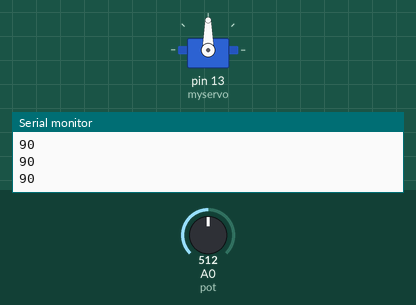
The sketch below on a simulated Arduino Uno, built with avr-gcc and run on an emulated ATmega328P. Shown: servo, the last lines printed to the serial monitor. The inputs (shaded band) are chosen by the test bench; at power-on: A0 (pot) = 512.

Above: at 1.2 s.
1.3 s: A0 (pot) set to 716
At 2.5 s:
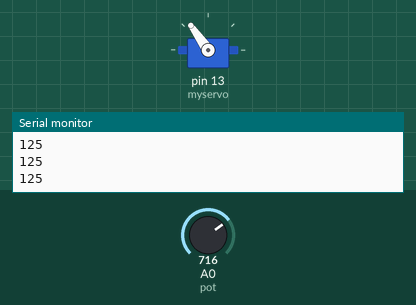
2.8 s: A0 (pot) set to 900
At 3.6 s:
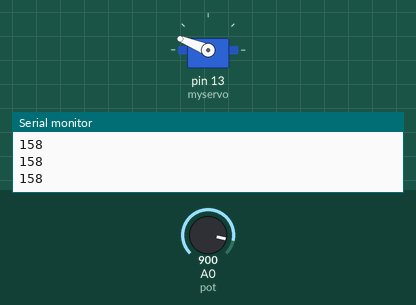
4.3 s: A0 (pot) set to 1023
At 4.7 s:
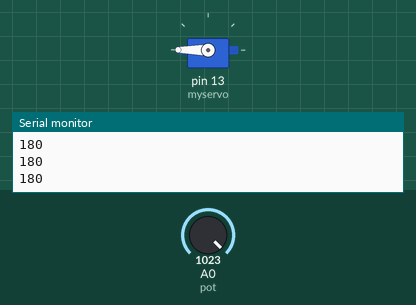
5.8 s: A0 (pot) set to 306
At 6.2 s:
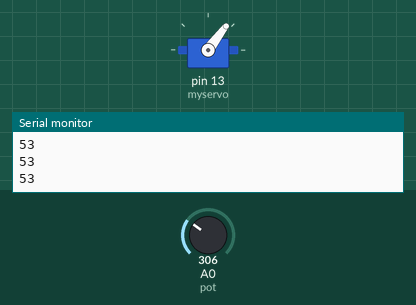
7.3 s: A0 (pot) set to 122
At 8.2 s:
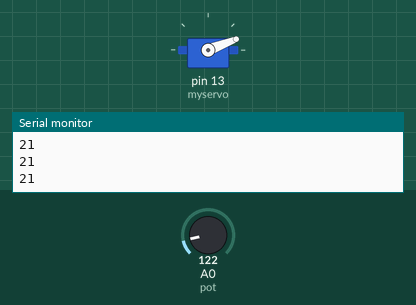
8.8 s: A0 (pot) set to 0
At 9.4 s:
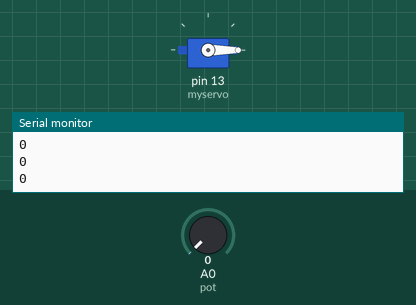
Timing chart, 0 to 11.3 s (numbered marks = the images above; inputs shaded):
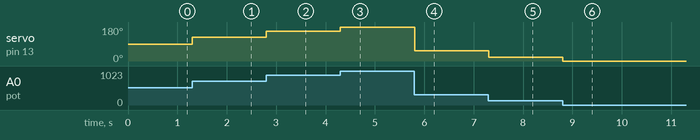

The sketch:

codingan.ino
```cpp
#include <Servo.h>

Servo myservo;

int pot = A0;
int var;

void setup(){
Serial.begin(9600);
myservo.attach(13);//penggunaan data pada pin 3 sebagai keluaran PWM
}

void loop(){
var = analogRead(pot); //pembacaan potensiometer dengan nilai 0-1023
var = map (var, 00, 1023, 00, 180); //mengubah nilai 0-1023 menjadi 0-180 derajat
myservo.write(var);
delay(10);
Serial.println(var);
}
```

Measured:
- after the input at 1.3 s, servo on pin 13 (myservo): 90° → 125° at once
- after the input at 2.8 s, servo on pin 13 (myservo): 125° → 158° at once
- after the input at 4.3 s, servo on pin 13 (myservo): 158° → 180° at once
- after the input at 5.8 s, servo on pin 13 (myservo): 180° → 53° at once
- after the input at 7.3 s, servo on pin 13 (myservo): 53° → 21° at once
- after the input at 8.8 s, servo on pin 13 (myservo): 21° → 0° at once
